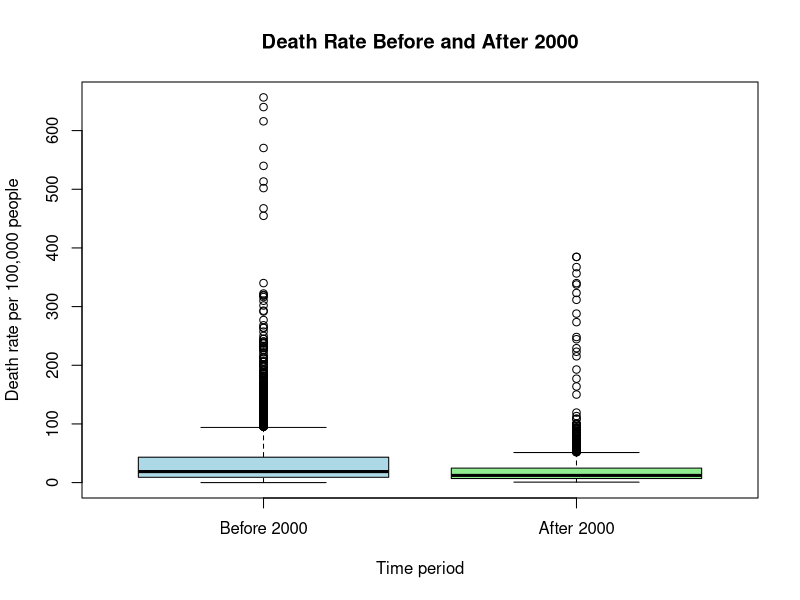
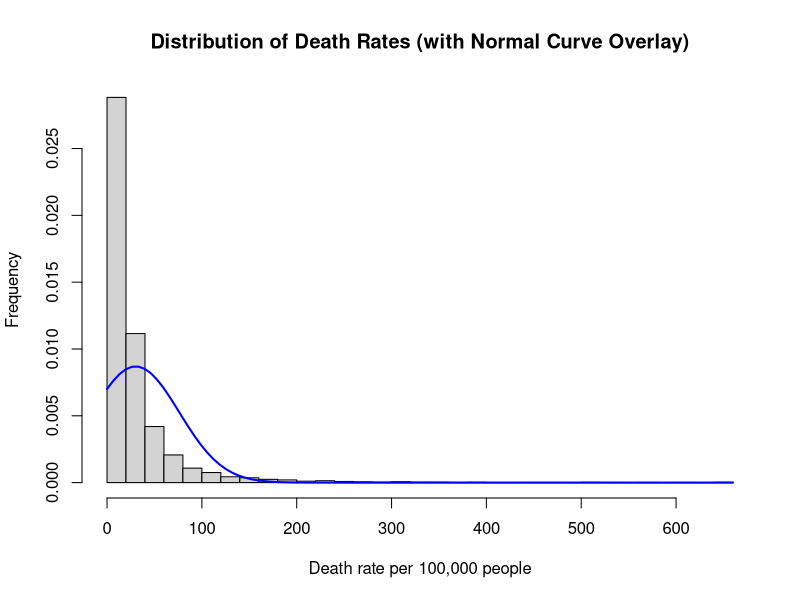

Reproduce these figures in R, in order.
############################################
# Section 2 – Data preparation and RQ setup
############################################

# Load dataset
df <- read.csv("6- infectious-and-parasitic-diseases-death-rate-who-mdb.csv")

# Create Period variable (Before 2000 vs After 2000)
df$Period <- ifelse(df$Year < 2000, "Before 2000", "After 2000")
df$Period <- factor(df$Period, levels = c("Before 2000", "After 2000"))

# Extract death_rate variable (DV)
df$death_rate <- df$Age.standardized.deaths.that.are.from.infectious.and.parasitic.diseases.per.100.000.people..in.both.sexes.aged.all.ages

# Create dataset for the research question
df_rq <- data.frame(
  Period = df$Period,
  death_rate = df$death_rate
)

############################################
# Section 3 – Descriptive statistics and RQ check
############################################

# Number of observations in each group
table(df_rq$Period)

# Summary of death_rate overall
summary(df_rq$death_rate)

# Summary of death_rate by period
summary(df_rq$death_rate[df_rq$Period == "Before 2000"])
summary(df_rq$death_rate[df_rq$Period == "After 2000"])

# Mean death rate in each period
mean_before <- mean(df_rq$death_rate[df_rq$Period == "Before 2000"], na.rm = TRUE)
mean_after  <- mean(df_rq$death_rate[df_rq$Period == "After 2000"],  na.rm = TRUE)

mean_before
mean_after

# Median death rates (useful with Wilcoxon)
median_before <- median(df_rq$death_rate[df_rq$Period == "Before 2000"], na.rm = TRUE)
median_after  <- median(df_rq$death_rate[df_rq$Period == "After 2000"],  na.rm = TRUE)

median_before
median_after
median_before - median_after    # difference in medians

# Interquartile range (IQR) for each period
IQR(df_rq$death_rate[df_rq$Period == "Before 2000"], na.rm = TRUE)
IQR(df_rq$death_rate[df_rq$Period == "After 2000"],  na.rm = TRUE)

# Basic structure and context
str(df_rq)
sum(is.na(df_rq$death_rate))
range(df$Year, na.rm = TRUE)
length(unique(df$Entity))

############################################
# Section 3.1 – Visualisation (boxplot and histogram)
############################################

# Boxplot: main plot for the RQ
png("boxplot_deathrate_period.png", width = 900, height = 600)
boxplot(death_rate ~ Period,
        data = df_rq,
        main = "Death Rate Before and After 2000",
        xlab = "Time period",
        ylab = "Death rate per 100,000 people",
        col = c("lightblue", "lightgreen"))
dev.off()
cat("Figure 1 saved as boxplot_deathrate_period.png\n")

# Histogram: distribution of death_rate WITH normal curve overlay
png("histogram_deathrate.png", width = 900, height = 600)

hist(df_rq$death_rate,
     main = "Distribution of Death Rates (with Normal Curve Overlay)",
     xlab = "Death rate per 100,000 people",
     ylab = "Frequency",
     col = "lightgray",
     breaks = 30,
     freq = FALSE)   # needed so curve scales properly

# Add normal curve overlay
curve(dnorm(x,
            mean = mean(df_rq$death_rate, na.rm = TRUE),
            sd   = sd(df_rq$death_rate, na.rm = TRUE)),
      col = "blue",
      lwd = 2,
      add = TRUE)

dev.off()
cat("Figure 2 saved as histogram_deathrate.png\n")

# Contingency table for the two periods
table(df_rq$Period)

# Or as a nicer data frame format
cont_table <- as.data.frame(table(df_rq$Period))
names(cont_table) <- c("Period", "Count")
cont_table

############################################
# Section 4 – Analysis (normality and Wilcoxon test)
############################################

# Split data into two groups
before_2000 <- df_rq$death_rate[df_rq$Period == "Before 2000"]
after_2000  <- df_rq$death_rate[df_rq$Period == "After 2000"]

# Shapiro-Wilk normality tests
shapiro.test(before_2000)
shapiro.test(after_2000)

# Wilcoxon Rank Sum test for difference between periods
wilcox.test(death_rate ~ Period, data = df_rq)

